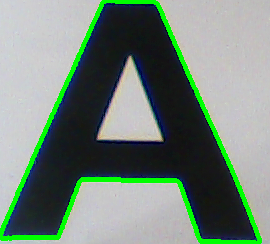
#> input picture test.png, 270 x 244 px
$ python tesseract.py
#> lines starting #> are read from the running program, lines starting #| are printed output that depends on the picture; after the words box and inside, x2 and y2 are one past the last pixel; in counts of white or black regions, pixels touching at a corner belong together
import numpy as np
import cv2 as cv
import pytesseract


img = cv.imread("test.png")
#> img is the input picture: shape (244, 270, 3); mean B, G, R 121.6, 134, 116.1


img = cv.resize(img , (50,50))
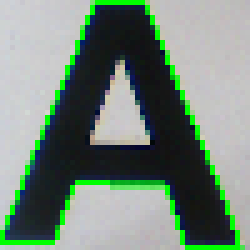
#> img: shape (50, 50, 3) (shown 5 times larger); mean B, G, R 121.7, 134.8, 116.5

gray = cv.cvtColor(img, cv.COLOR_BGR2GRAY)
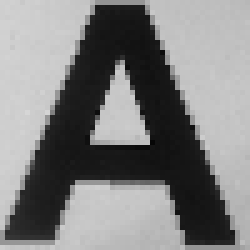
#> gray: shape (50, 50) (shown 5 times larger); min 6, max 214, mean 127.9
gray = cv.threshold(gray, 0, 255,cv.THRESH_BINARY | cv.THRESH_OTSU)[1]
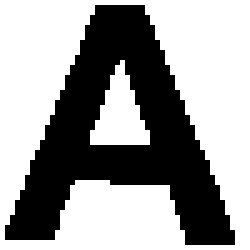
#> gray: shape (50, 50) (shown 5 times larger); 61.1% white; 1 black region, box (x1, y1, x2, y2) and area: (1, 1, 47, 49) 972

cv.imshow("Resized",gray)
cv.waitKey(0)

#> (the run stopped early here; a loop or call above may not have finished)
